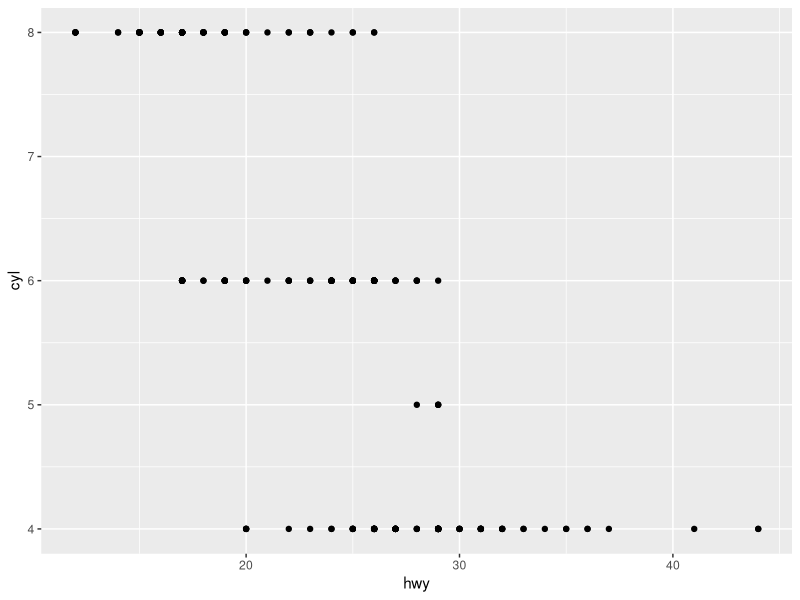
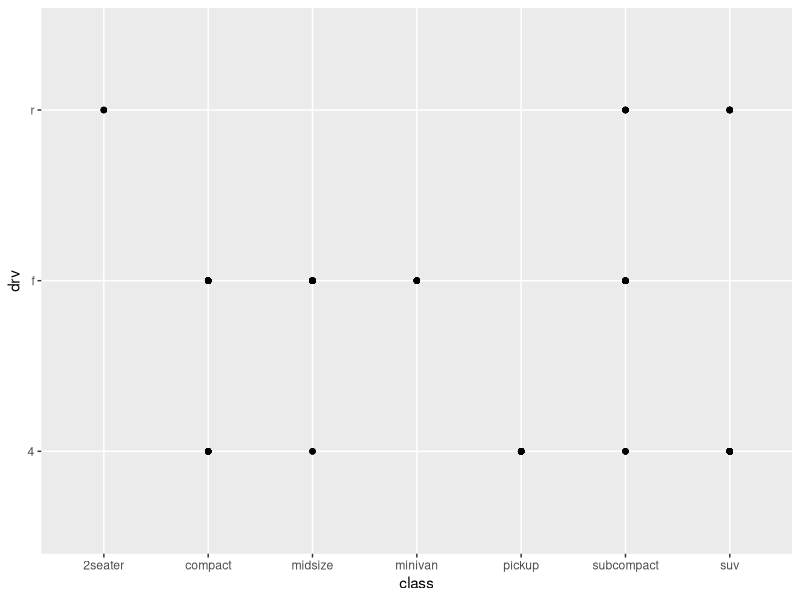
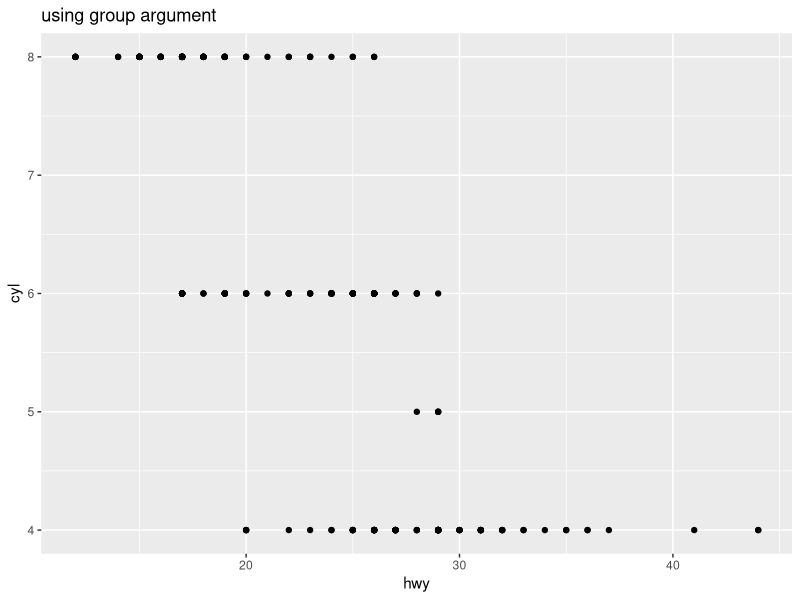
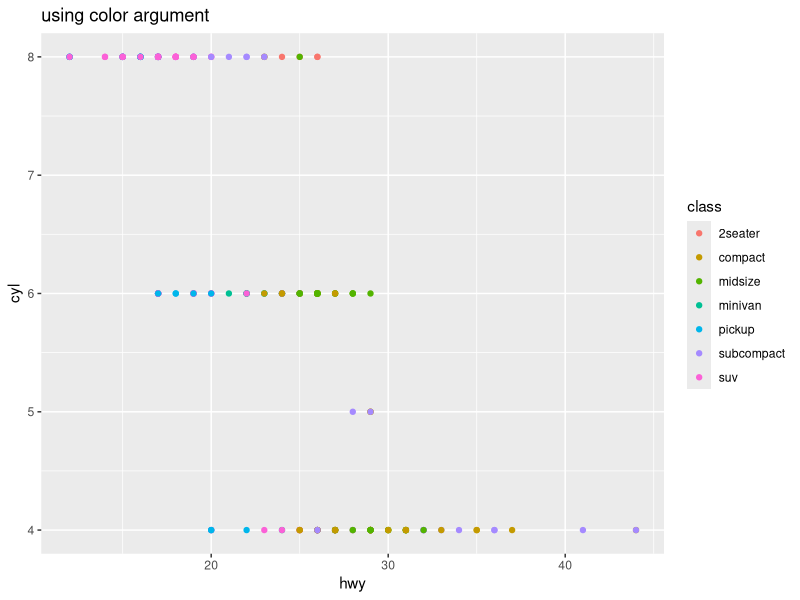
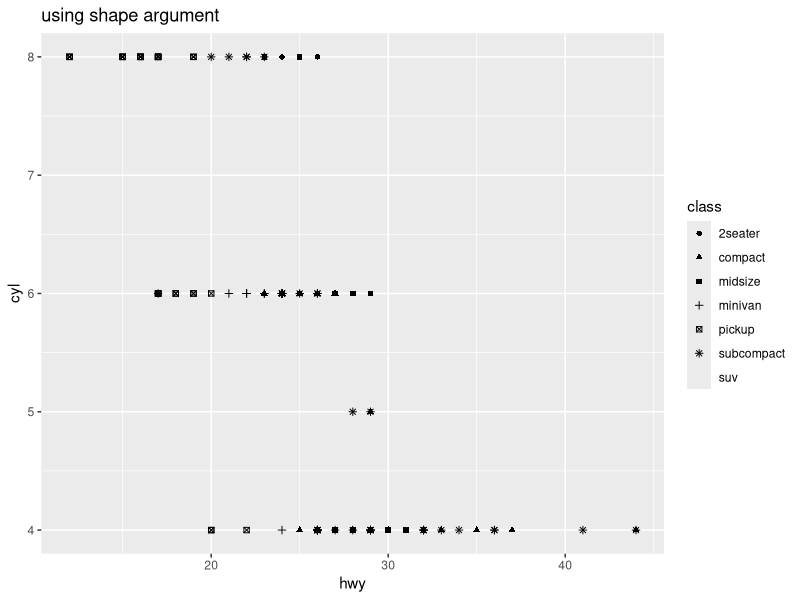
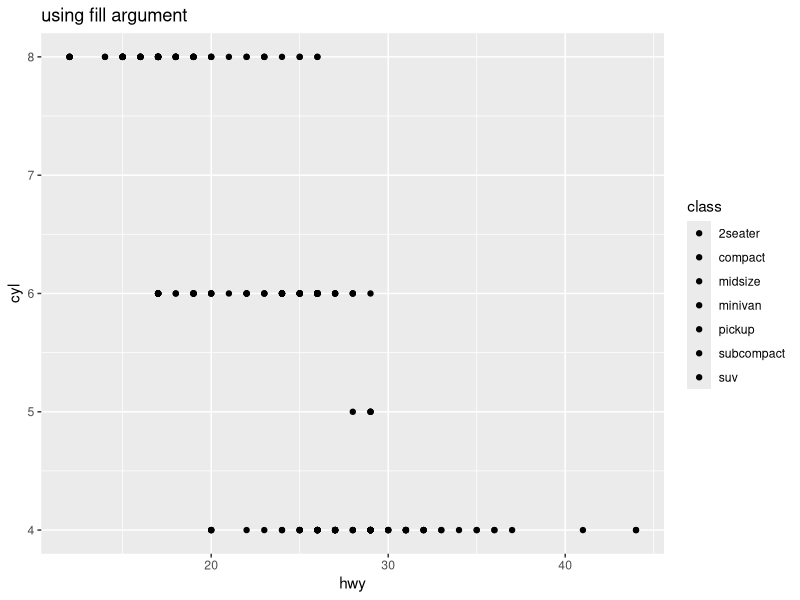
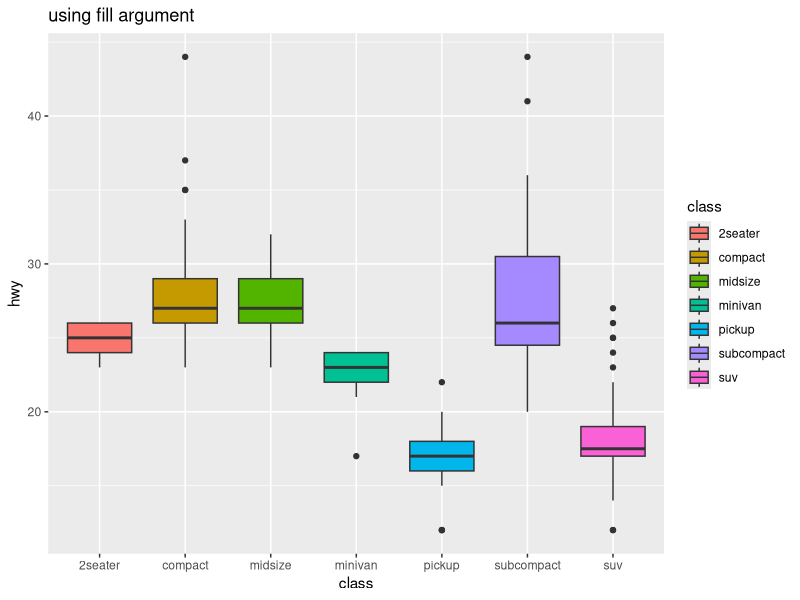
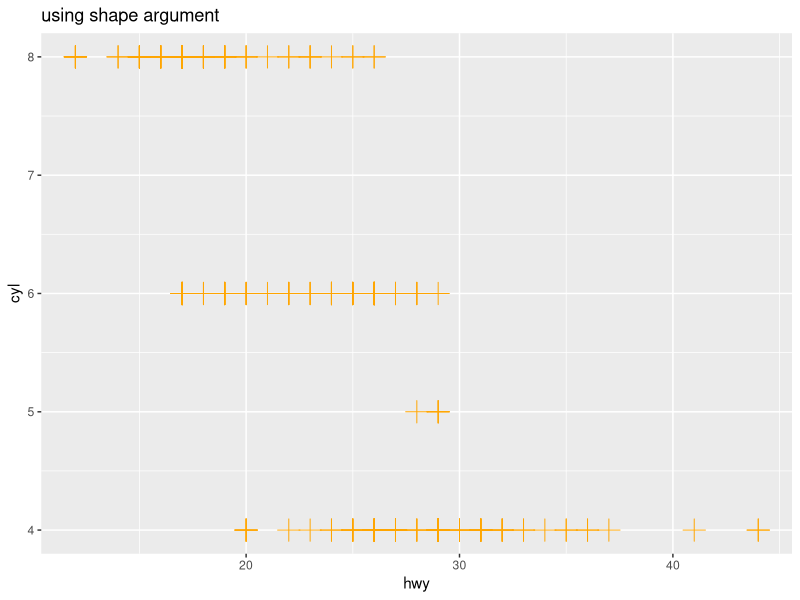

Here is the R script that generated these plots, in order:
## ---- chunk 1
knitr::opts_chunk$set(echo = TRUE)
library(tidyverse)
## ---- chunk 2
str(mpg)

dim(mpg)

ggplot(data = mpg,
       aes(hwy, cyl)) +
  geom_point()

ggplot(data = mpg,
       aes(class, drv)) +
  geom_point()

## ---- chunk 3
ggplot(data = mpg,
       aes(hwy, cyl, group = class)) +
  geom_point() +
  labs(title = "using group argument")

ggplot(data = mpg,
       aes(hwy, cyl, color = class)) +
  geom_point() +
    labs(title = "using color argument")

ggplot(data = mpg,
       aes(hwy, cyl, shape = class)) +
  geom_point() +
    labs(title = "using shape argument")

ggplot(data = mpg,
       aes(hwy, cyl, fill = class)) +
  geom_point() +
    labs(title = "using fill argument")

ggplot(data = mpg,
       aes(class, hwy)) +
  geom_boxplot(aes(fill = class)) +
    labs(title = "using fill argument")


## ---- chunk 4
ggplot(data = mpg, aes(hwy, cyl)) +
  geom_point(shape = 3, color = "orange", size = 5) +
    labs(title = "using shape argument")
## ---- chunk 5
ggplot(data = mpg, aes(hwy, cyl)) +
  geom_point(shape = 16, color = "orange", size = 5) +
    labs(title = "using shape argument")
## ---- chunk 6
ggplot(data = mpg, aes(hwy, cyl)) +
  geom_point(shape = 22, color = "orange", fill = "yellow", size = 5) +
    labs(title = "using shape argument")
## ---- chunk 7
ggplot(data = mpg) + 
  geom_point(mapping = aes(x = displ, y = hwy)) + 
  facet_wrap(~ class, nrow = 4, ncol = 2, switch = "y")
## ---- chunk 8
ggplot(data = mpg) + 
  geom_point(mapping = aes(x = displ, y = hwy)) + 
  facet_grid(. ~ class)
## ---- chunk 9
ggplot(data = mpg) + 
  geom_point(mapping = aes(x = displ, y = hwy)) + 
  facet_grid(drv ~ class)
